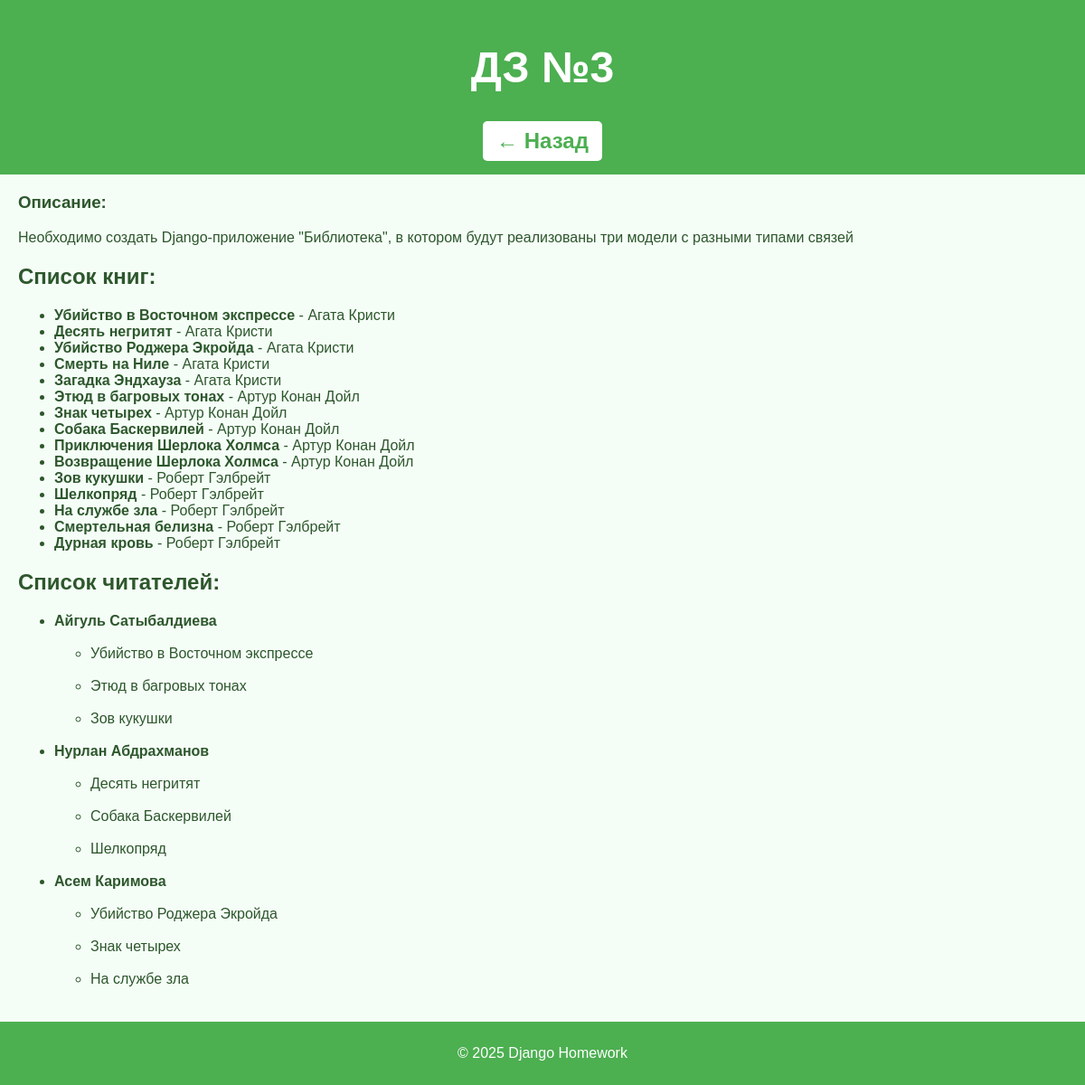
Before: /homework/4/ with the older database file.
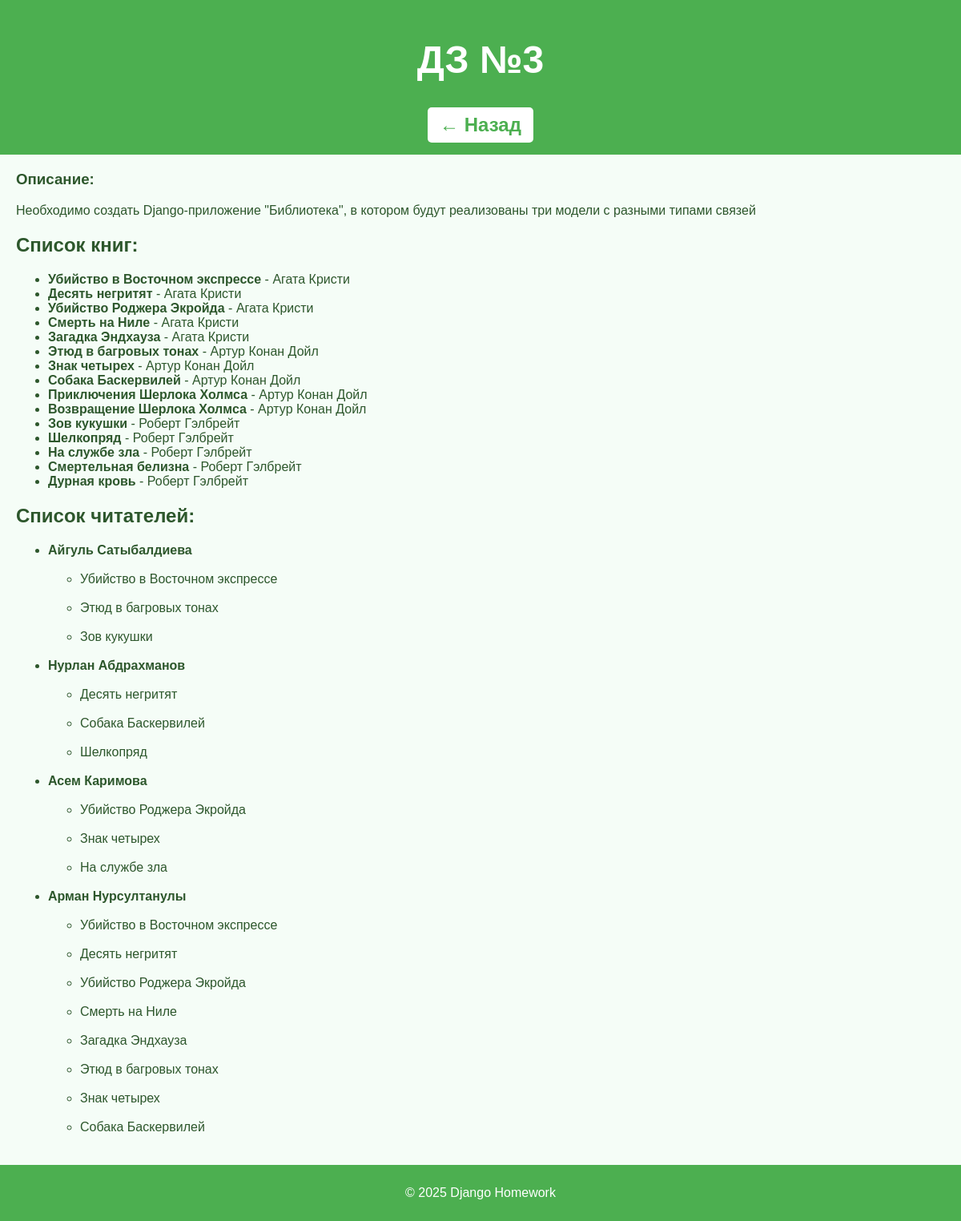
After: the same page with the newer database file.
### homework/models.py (models this page shows, shortened)
class Homework(models.Model):
    title = models.CharField(max_length=200)
    description = models.TextField()
    created_at = models.DateTimeField(auto_now_add=True)
    json_data = models.JSONField(blank=True, null=True)

### library/models.py (models this page shows, shortened)
class Book(models.Model):
    title = models.CharField(max_length=200)
    author = models.ForeignKey(Author, on_delete=models.CASCADE)
    publication_date = models.DateField()

class Author(models.Model):
    first_name = models.CharField(max_length=100)
    last_name = models.CharField(max_length=100)
    birth_date = models.DateField()

class Reader(models.Model):
    first_name = models.CharField(max_length=100)
    last_name = models.CharField(max_length=100)
    books = models.ManyToManyField(Book, blank=True)

### homework/views.py (the view)
# urls.py: path('homework/<int:pk>/', homework_detail, name='homework_detail'),
def homework_detail(request, pk):
    homework = get_object_or_404(Homework, id=pk)
    json_data = None
    books = None
    reader = None
    if homework.id == 4:
        books = Book.objects.all()
        reader = Reader.objects.all()
    if homework.id == 2:
        json_data = fetch_data()
    return render(request, 'homework/detail.html', {'homework': homework, 'json_data': json_data, 'books': books, 'reader': reader})

### homework/templates/homework/detail.html (shortened to what this page needs)
{% load static %}
<!DOCTYPE html>
<html lang="ru">
<head>
    <link rel="stylesheet" href="{% static 'styles.css' %}">
</head>
<body>
    <header>
        <h1>{{ homework.title }}</h1>
        <a href="{% url 'home' %}" class="back-button">← Назад</a>
    </header>
    <main class="content">
        <h3>Описание:</h3>
        <p>{{ homework.description }}</p>
        {% if books %}
        <h2>Список книг:</h2>
        <ul>
            {% for book in books %}
            <li>
                <strong>{{ book.title }}</strong> - {{ book.author.first_name }} {{ book.author.last_name }}
            </li>
            {% endfor %}
        </ul>
        {% endif %}
        {% if reader %}
        <h2>Список читателей:</h2>
        <ul>
            {% for reader_item in reader %}
            <li>
                <strong>{{ reader_item.first_name }} {{ reader_item.last_name }}</strong>
                <ul>
                    <br>
                    {% for book in reader_item.books.all %}
                    <li>{{ book.title }}</li> <br>
                    {% endfor %}
                </ul>
            </li>
            {% endfor %}
        </ul>
        {% endif %}
    </main>
    <footer>
        <p>© 2025 Django Homework</p>
    </footer>
</body>
</html>

### static/styles.css (style rules this page uses)
body { font-family: Arial, sans-serif; background-color: #f5fdf7; color: #2d572c; margin: 0; padding: 0; height: 100%; }
header { background-color: #4caf50; color: white; text-align: center; padding: 15px 0; font-size: 24px; }
footer { background-color: #4caf50; color: white; text-align: center; padding: 10px 0; margin-top: 20px; }
.content { margin: 20px; }
.back-button { display: inline-block; padding: 8px 15px; background: white; color: #4caf50; text-decoration: none; font-weight: bold; border-radius: 5px; transition: 0.3s; }

Changed rows visible on the page:
added Reader: first_name "Арман", last_name "Нурсултанулы", Book (title "Убийство в Восточном экспрессе"), Book (title "Десять негритят"), Book (title "Убийство Роджера Экройда"), Book (title "Смерть на Ниле"), Book (title "Загадка Эндхауза"), Book (title "Этюд в багровых тонах"), Book (title "Знак четырех"), Book (title "Собака Баскервилей")
